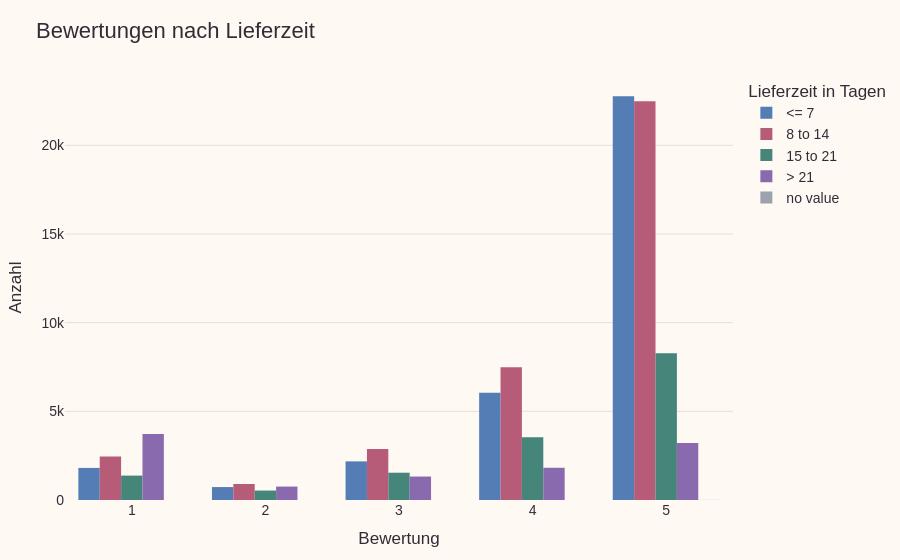
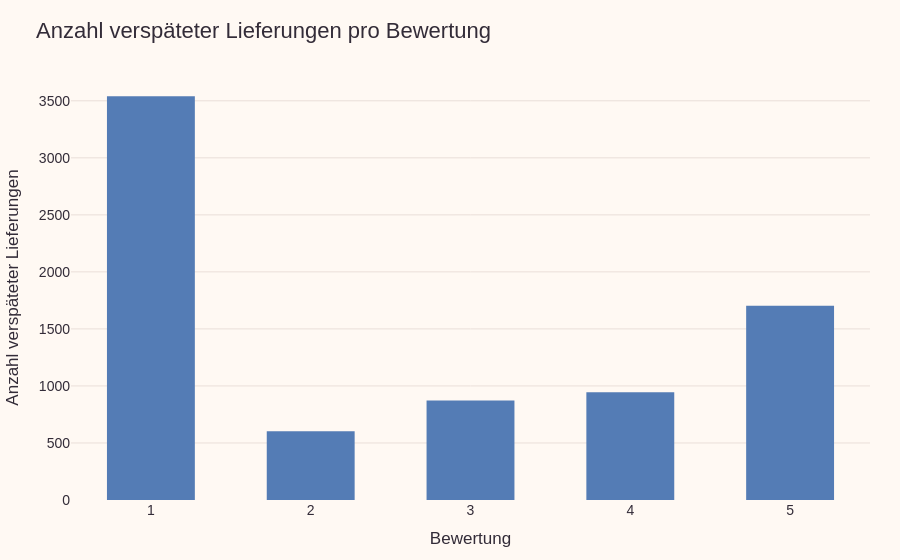

Source (notebook cell) for these figures, in order:
### Markdown cell above
### Wie ist der Zusammenhang zwischen Bewertung und andere Variablen?
#### Wie hängen Bewertungen und Lieferqualität zusammen?
- Mit Abstand sind die meisten Bewertungen gleich 5 obwohl die Lieferdauer deutlich verschieden sind.
- Mit deutlichen Abstand ist die zweithöchste Bewertung die 4. Die restlichen Bewertungen sind von der Anzahl her deutlich geringer als die mit
4 oder 5 bewertet worden sind.
- Die Bewertung von Lieferzeiten über 21 Tage hat den Höhepunkt bei Bewertung 1, dann erst kommt die mit Bewertung 5.
- Die Anzahl der Verspätungen hat den höchsten Wert bei 1. Überraschenderweise kommt dann die mit Bewertung 5. Viele Kunden tolerieren Verspätungen.

### Code cell
connection_between_delivery_quality_and_reviews()

### Figure 1 — Plotly figure (JSON) as saved in the notebook; plotly's stock layout.template omitted (floating-point values rounded to 4 significant figures; data arrays with more than 128 entries replaced by an {"elided": "..."} marker saying what was removed)
{"data": [{"alignmentgroup": "True", "bingroup": "x", "hovertemplate": "Lieferzeit in Tagen=<= 7<br>Bewertung=%{x}<br>count=%{y}<extra></extra>", "legendgroup": "<= 7", "marker": {"color": "#547CB5", "pattern": {"shape": ""}}, "name": "<= 7", "offsetgroup": "<= 7", "orientation": "v", "showlegend": true, "type": "histogram", "x": {"elided": "33696 float values"}, "xaxis": "x", "xbins": {"end": 5.5, "size": 1, "start": 0.5}, "yaxis": "y"}, {"alignmentgroup": "True", "bingroup": "x", "hovertemplate": "Lieferzeit in Tagen=8 to 14<br>Bewertung=%{x}<br>count=%{y}<extra></extra>", "legendgroup": "8 to 14", "marker": {"color": "#B65C78", "pattern": {"shape": ""}}, "name": "8 to 14", "offsetgroup": "8 to 14", "orientation": "v", "showlegend": true, "type": "histogram", "x": {"elided": "36397 float values"}, "xaxis": "x", "xbins": {"end": 5.5, "size": 1, "start": 0.5}, "yaxis": "y"}, {"alignmentgroup": "True", "bingroup": "x", "hovertemplate": "Lieferzeit in Tagen=15 to 21<br>Bewertung=%{x}<br>count=%{y}<extra></extra>", "legendgroup": "15 to 21", "marker": {"color": "#468579", "pattern": {"shape": ""}}, "name": "15 to 21", "offsetgroup": "15 to 21", "orientation": "v", "showlegend": true, "type": "histogram", "x": {"elided": "15369 float values"}, "xaxis": "x", "xbins": {"end": 5.5, "size": 1, "start": 0.5}, "yaxis": "y"}, {"alignmentgroup": "True", "bingroup": "x", "hovertemplate": "Lieferzeit in Tagen=> 21<br>Bewertung=%{x}<br>count=%{y}<extra></extra>", "legendgroup": "> 21", "marker": {"color": "#8A6AAE", "pattern": {"shape": ""}}, "name": "> 21", "offsetgroup": "> 21", "orientation": "v", "showlegend": true, "type": "histogram", "x": {"elided": "11008 float values"}, "xaxis": "x", "xbins": {"end": 5.5, "size": 1, "start": 0.5}, "yaxis": "y"}, {"alignmentgroup": "True", "bingroup": "x", "hovertemplate": "Lieferzeit in Tagen=no value<br>Bewertung=%{x}<br>count=%{y}<extra></extra>", "legendgroup": "no value", "marker": {"color": "#9CA3AF", "pattern": {"shape": ""}}, "name": "no value", "offsetgroup": "no value", "orientation": "v", "showlegend": true, "type": "histogram", "x": [5.0, 5.0, 5.0, 5.0, 5.0, 5.0, 1.0, 5.0], "xaxis": "x", "xbins": {"end": 5.5, "size": 1, "start": 0.5}, "yaxis": "y"}], "layout": {"barmode": "group", "legend": {"title": {"text": "Lieferzeit in Tagen"}, "tracegroupgap": 0}, "title": {"text": "Bewertungen nach Lieferzeit"}, "xaxis": {"anchor": "y", "domain": [0, 1], "dtick": 1, "title": {"text": "Bewertung"}}, "yaxis": {"anchor": "x", "domain": [0, 1], "title": {"text": "Anzahl"}}}}

### Figure 2 — Plotly figure (JSON) as saved in the notebook; plotly's stock layout.template omitted (floating-point values rounded to 4 significant figures; data arrays with more than 128 entries replaced by an {"elided": "..."} marker saying what was removed)
{"data": [{"bingroup": "x", "hovertemplate": "Bewertung=%{x}<br>count=%{y}<extra></extra>", "legendgroup": "", "marker": {"color": "#547CB5", "pattern": {"shape": ""}}, "name": "", "orientation": "v", "showlegend": false, "type": "histogram", "x": {"elided": "7826 float values"}, "xaxis": "x", "xbins": {"end": 5.5, "size": 1, "start": 0.5}, "yaxis": "y"}], "layout": {"bargap": 0.45, "barmode": "relative", "legend": {"tracegroupgap": 0}, "title": {"text": "Anzahl verspäteter Lieferungen pro Bewertung"}, "xaxis": {"anchor": "y", "domain": [0, 1], "dtick": 1, "title": {"text": "Bewertung"}}, "yaxis": {"anchor": "x", "domain": [0, 1], "title": {"text": "Anzahl verspäteter Lieferungen"}}}}
